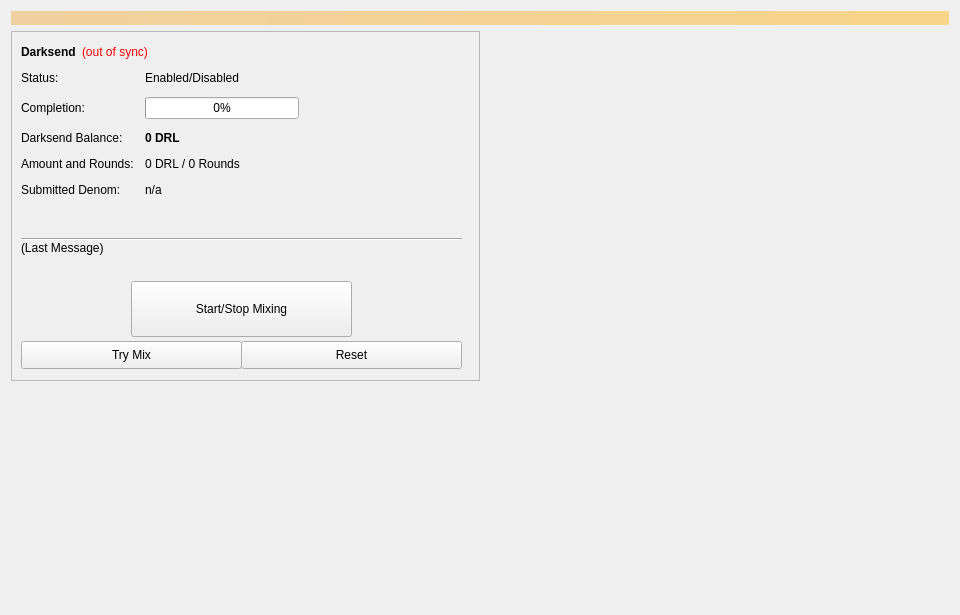
<?xml version="1.0" encoding="UTF-8"?>
<ui version="4.0">
 <class>Coinmix</class>
 <widget class="QWidget" name="Coinmix">
  <property name="geometry">
   <rect>
    <x>0</x>
    <y>0</y>
    <width>960</width>
    <height>615</height>
   </rect>
  </property>
  <property name="minimumSize">
   <size>
    <width>960</width>
    <height>0</height>
   </size>
  </property>
  <property name="windowTitle">
   <string>Form</string>
  </property>
  <layout class="QVBoxLayout" name="topLayout">
   <item>
    <widget class="QLabel" name="labelAlerts">
     <property name="visible">
      <bool>false</bool>
     </property>
     <property name="styleSheet">
      <string notr="true">background-color: qlineargradient(x1: 0, y1: 0, x2: 1, y2: 0, stop:0 #F0D0A0, stop:1 #F8D488); color:#000000;</string>
     </property>
     <property name="wordWrap">
      <bool>true</bool>
     </property>
     <property name="margin">
      <number>3</number>
     </property>
    </widget>
   </item>
   <item>
    <layout class="QHBoxLayout" name="horizontalLayout" stretch="1,1">
     <item>
      <layout class="QVBoxLayout" name="verticalLayout_2">
       <item>
        <widget class="QFrame" name="frameDarksend">
         <property name="minimumSize">
          <size>
           <width>0</width>
           <height>350</height>
          </size>
         </property>
         <property name="layoutDirection">
          <enum>Qt::LeftToRight</enum>
         </property>
         <property name="frameShape">
          <enum>QFrame::StyledPanel</enum>
         </property>
         <property name="frameShadow">
          <enum>QFrame::Raised</enum>
         </property>
         <widget class="QWidget" name="formLayoutWidget">
          <property name="geometry">
           <rect>
            <x>10</x>
            <y>40</y>
            <width>451</width>
            <height>161</height>
           </rect>
          </property>
          <layout class="QFormLayout" name="formLayout">
           <property name="fieldGrowthPolicy">
            <enum>QFormLayout::AllNonFixedFieldsGrow</enum>
           </property>
           <property name="horizontalSpacing">
            <number>11</number>
           </property>
           <property name="verticalSpacing">
            <number>12</number>
           </property>
           <item row="0" column="0">
            <widget class="QLabel" name="label_6">
             <property name="text">
              <string>Status:</string>
             </property>
            </widget>
           </item>
           <item row="1" column="0">
            <widget class="QLabel" name="label_7">
             <property name="text">
              <string>Completion:</string>
             </property>
            </widget>
           </item>
           <item row="1" column="1">
            <widget class="QProgressBar" name="DarksendProgress">
             <property name="maximumSize">
              <size>
               <width>154</width>
               <height>16777215</height>
              </size>
             </property>
             <property name="value">
              <number>0</number>
             </property>
            </widget>
           </item>
           <item row="2" column="0">
            <widget class="QLabel" name="labelAnonymizedText">
             <property name="text">
              <string>Darksend Balance:</string>
             </property>
            </widget>
           </item>
           <item row="2" column="1">
            <widget class="QLabel" name="labelAnonymized">
             <property name="font">
              <font>
               <weight>75</weight>
               <bold>true</bold>
              </font>
             </property>
             <property name="text">
              <string notr="true">0 DRL</string>
             </property>
            </widget>
           </item>
           <item row="3" column="0">
            <widget class="QLabel" name="label_8">
             <property name="text">
              <string>Amount and Rounds:</string>
             </property>
            </widget>
           </item>
           <item row="3" column="1">
            <widget class="QLabel" name="labelAmountRounds">
             <property name="text">
              <string>0 DRL / 0 Rounds</string>
             </property>
            </widget>
           </item>
           <item row="4" column="0">
            <widget class="QLabel" name="label_9">
             <property name="text">
              <string>Submitted Denom:</string>
             </property>
            </widget>
           </item>
           <item row="4" column="1">
            <widget class="QLabel" name="labelSubmittedDenom">
             <property name="toolTip">
              <string>The denominations you submitted to the Masternode.&lt;br&gt;To mix, other users must submit the exact same denominations.</string>
             </property>
             <property name="text">
              <string>n/a</string>
             </property>
            </widget>
           </item>
           <item row="0" column="1">
            <widget class="QLabel" name="DarksendEnabled">
             <property name="text">
              <string>Enabled/Disabled</string>
             </property>
            </widget>
           </item>
          </layout>
         </widget>
         <widget class="QPushButton" name="runAutoDenom">
          <property name="geometry">
           <rect>
            <x>251</x>
            <y>17</y>
            <width>1</width>
            <height>1</height>
           </rect>
          </property>
          <property name="palette">
           <palette>
            <active>
             <colorrole role="WindowText">
              <brush brushstyle="SolidPattern">
               <color alpha="255">
                <red>0</red>
                <green>0</green>
                <blue>0</blue>
               </color>
              </brush>
             </colorrole>
             <colorrole role="Button">
              <brush brushstyle="SolidPattern">
               <color alpha="255">
                <red>239</red>
                <green>238</green>
                <blue>238</blue>
               </color>
              </brush>
             </colorrole>
             <colorrole role="Light">
              <brush brushstyle="SolidPattern">
               <color alpha="255">
                <red>255</red>
                <green>255</green>
                <blue>255</blue>
               </color>
              </brush>
             </colorrole>
             <colorrole role="Midlight">
              <brush brushstyle="SolidPattern">
               <color alpha="255">
                <red>247</red>
                <green>246</green>
                <blue>246</blue>
               </color>
              </brush>
             </colorrole>
             <colorrole role="Dark">
              <brush brushstyle="SolidPattern">
               <color alpha="255">
                <red>119</red>
                <green>119</green>
                <blue>119</blue>
               </color>
              </brush>
             </colorrole>
             <colorrole role="Mid">
              <brush brushstyle="SolidPattern">
               <color alpha="255">
                <red>159</red>
                <green>159</green>
                <blue>159</blue>
               </color>
              </brush>
             </colorrole>
             <colorrole role="Text">
              <brush brushstyle="SolidPattern">
               <color alpha="255">
                <red>0</red>
                <green>0</green>
                <blue>0</blue>
               </color>
              </brush>
             </colorrole>
             <colorrole role="BrightText">
              <brush brushstyle="SolidPattern">
               <color alpha="255">
                <red>255</red>
                <green>255</green>
                <blue>255</blue>
               </color>
              </brush>
             </colorrole>
             <colorrole role="ButtonText">
              <brush brushstyle="SolidPattern">
               <color alpha="255">
                <red>0</red>
                <green>0</green>
                <blue>0</blue>
               </color>
              </brush>
             </colorrole>
             <colorrole role="Base">
              <brush brushstyle="SolidPattern">
               <color alpha="255">
                <red>255</red>
                <green>255</green>
                <blue>255</blue>
               </color>
              </brush>
             </colorrole>
             <colorrole role="Window">
              <brush brushstyle="SolidPattern">
               <color alpha="255">
                <red>239</red>
                <green>238</green>
                <blue>238</blue>
               </color>
              </brush>
             </colorrole>
             <colorrole role="Shadow">
              <brush brushstyle="SolidPattern">
               <color alpha="255">
                <red>0</red>
                <green>0</green>
                <blue>0</blue>
               </color>
              </brush>
             </colorrole>
             <colorrole role="AlternateBase">
              <brush brushstyle="SolidPattern">
               <color alpha="255">
                <red>247</red>
                <green>246</green>
                <blue>246</blue>
               </color>
              </brush>
             </colorrole>
             <colorrole role="ToolTipBase">
              <brush brushstyle="SolidPattern">
               <color alpha="255">
                <red>255</red>
                <green>255</green>
                <blue>220</blue>
               </color>
              </brush>
             </colorrole>
             <colorrole role="ToolTipText">
              <brush brushstyle="SolidPattern">
               <color alpha="255">
                <red>0</red>
                <green>0</green>
                <blue>0</blue>
               </color>
              </brush>
             </colorrole>
            </active>
            <inactive>
             <colorrole role="WindowText">
              <brush brushstyle="SolidPattern">
               <color alpha="255">
                <red>0</red>
                <green>0</green>
                <blue>0</blue>
               </color>
              </brush>
             </colorrole>
             <colorrole role="Button">
              <brush brushstyle="SolidPattern">
               <color alpha="255">
                <red>239</red>
                <green>238</green>
                <blue>238</blue>
               </color>
              </brush>
             </colorrole>
             <colorrole role="Light">
              <brush brushstyle="SolidPattern">
               <color alpha="255">
                <red>255</red>
                <green>255</green>
                <blue>255</blue>
               </color>
              </brush>
             </colorrole>
             <colorrole role="Midlight">
              <brush brushstyle="SolidPattern">
               <color alpha="255">
                <red>247</red>
                <green>246</green>
                <blue>246</blue>
               </color>
              </brush>
             </colorrole>
             <colorrole role="Dark">
              <brush brushstyle="SolidPattern">
               <color alpha="255">
                <red>119</red>
                <green>119</green>
                <blue>119</blue>
               </color>
              </brush>
             </colorrole>
             <colorrole role="Mid">
              <brush brushstyle="SolidPattern">
               <color alpha="255">
                <red>159</red>
                <green>159</green>
                <blue>159</blue>
               </color>
              </brush>
             </colorrole>
             <colorrole role="Text">
              <brush brushstyle="SolidPattern">
               <color alpha="255">
                <red>0</red>
                <green>0</green>
                <blue>0</blue>
               </color>
              </brush>
             </colorrole>
             <colorrole role="BrightText">
              <brush brushstyle="SolidPattern">
               <color alpha="255">
                <red>255</red>
                <green>255</green>
                <blue>255</blue>
               </color>
              </brush>
             </colorrole>
             <colorrole role="ButtonText">
              <brush brushstyle="SolidPattern">
               <color alpha="255">
                <red>0</red>
                <green>0</green>
                <blue>0</blue>
               </color>
              </brush>
             </colorrole>
             <colorrole role="Base">
              <brush brushstyle="SolidPattern">
               <color alpha="255">
                <red>255</red>
                <green>255</green>
                <blue>255</blue>
               </color>
              </brush>
             </colorrole>
             <colorrole role="Window">
              <brush brushstyle="SolidPattern">
               <color alpha="255">
                <red>239</red>
                <green>238</green>
                <blue>238</blue>
               </color>
              </brush>
             </colorrole>
             <colorrole role="Shadow">
              <brush brushstyle="SolidPattern">
               <color alpha="255">
                <red>0</red>
                <green>0</green>
                <blue>0</blue>
               </color>
              </brush>
             </colorrole>
             <colorrole role="AlternateBase">
              <brush brushstyle="SolidPattern">
               <color alpha="255">
                <red>247</red>
                <green>246</green>
                <blue>246</blue>
               </color>
              </brush>
             </colorrole>
             <colorrole role="ToolTipBase">
              <brush brushstyle="SolidPattern">
               <color alpha="255">
                <red>255</red>
                <green>255</green>
                <blue>220</blue>
               </color>
              </brush>
             </colorrole>
             <colorrole role="ToolTipText">
              <brush brushstyle="SolidPattern">
               <color alpha="255">
                <red>0</red>
                <green>0</green>
                <blue>0</blue>
               </color>
              </brush>
             </colorrole>
            </inactive>
            <disabled>
             <colorrole role="WindowText">
              <brush brushstyle="SolidPattern">
               <color alpha="255">
                <red>119</red>
                <green>119</green>
                <blue>119</blue>
               </color>
              </brush>
             </colorrole>
             <colorrole role="Button">
              <brush brushstyle="SolidPattern">
               <color alpha="255">
                <red>239</red>
                <green>238</green>
                <blue>238</blue>
               </color>
              </brush>
             </colorrole>
             <colorrole role="Light">
              <brush brushstyle="SolidPattern">
               <color alpha="255">
                <red>255</red>
                <green>255</green>
                <blue>255</blue>
               </color>
              </brush>
             </colorrole>
             <colorrole role="Midlight">
              <brush brushstyle="SolidPattern">
               <color alpha="255">
                <red>247</red>
                <green>246</green>
                <blue>246</blue>
               </color>
              </brush>
             </colorrole>
             <colorrole role="Dark">
              <brush brushstyle="SolidPattern">
               <color alpha="255">
                <red>119</red>
                <green>119</green>
                <blue>119</blue>
               </color>
              </brush>
             </colorrole>
             <colorrole role="Mid">
              <brush brushstyle="SolidPattern">
               <color alpha="255">
                <red>159</red>
                <green>159</green>
                <blue>159</blue>
               </color>
              </brush>
             </colorrole>
             <colorrole role="Text">
              <brush brushstyle="SolidPattern">
               <color alpha="255">
                <red>119</red>
                <green>119</green>
                <blue>119</blue>
               </color>
              </brush>
             </colorrole>
             <colorrole role="BrightText">
              <brush brushstyle="SolidPattern">
               <color alpha="255">
                <red>255</red>
                <green>255</green>
                <blue>255</blue>
               </color>
              </brush>
             </colorrole>
             <colorrole role="ButtonText">
              <brush brushstyle="SolidPattern">
               <color alpha="255">
                <red>119</red>
                <green>119</green>
                <blue>119</blue>
               </color>
              </brush>
             </colorrole>
             <colorrole role="Base">
              <brush brushstyle="SolidPattern">
               <color alpha="255">
                <red>239</red>
                <green>238</green>
                <blue>238</blue>
               </color>
              </brush>
             </colorrole>
             <colorrole role="Window">
              <brush brushstyle="SolidPattern">
               <color alpha="255">
                <red>239</red>
                <green>238</green>
                <blue>238</blue>
               </color>
              </brush>
             </colorrole>
             <colorrole role="Shadow">
              <brush brushstyle="SolidPattern">
               <color alpha="255">
                <red>0</red>
                <green>0</green>
                <blue>0</blue>
               </color>
              </brush>
             </colorrole>
             <colorrole role="AlternateBase">
              <brush brushstyle="SolidPattern">
               <color alpha="255">
                <red>239</red>
                <green>238</green>
                <blue>238</blue>
               </color>
              </brush>
             </colorrole>
             <colorrole role="ToolTipBase">
              <brush brushstyle="SolidPattern">
               <color alpha="255">
                <red>255</red>
                <green>255</green>
                <blue>220</blue>
               </color>
              </brush>
             </colorrole>
             <colorrole role="ToolTipText">
              <brush brushstyle="SolidPattern">
               <color alpha="255">
                <red>0</red>
                <green>0</green>
                <blue>0</blue>
               </color>
              </brush>
             </colorrole>
            </disabled>
           </palette>
          </property>
          <property name="focusPolicy">
           <enum>Qt::NoFocus</enum>
          </property>
          <property name="autoFillBackground">
           <bool>true</bool>
          </property>
          <property name="text">
           <string/>
          </property>
          <property name="flat">
           <bool>true</bool>
          </property>
         </widget>
         <widget class="QPushButton" name="toggleDarksend">
          <property name="geometry">
           <rect>
            <x>120</x>
            <y>250</y>
            <width>221</width>
            <height>56</height>
           </rect>
          </property>
          <property name="sizePolicy">
           <sizepolicy hsizetype="MinimumExpanding" vsizetype="Fixed">
            <horstretch>0</horstretch>
            <verstretch>0</verstretch>
           </sizepolicy>
          </property>
          <property name="text">
           <string>Start/Stop Mixing</string>
          </property>
         </widget>
         <widget class="Line" name="lineLastMessage">
          <property name="geometry">
           <rect>
            <x>10</x>
            <y>200</y>
            <width>441</width>
            <height>16</height>
           </rect>
          </property>
          <property name="orientation">
           <enum>Qt::Horizontal</enum>
          </property>
         </widget>
         <widget class="QLabel" name="DarksendStatus">
          <property name="geometry">
           <rect>
            <x>10</x>
            <y>210</y>
            <width>451</width>
            <height>43</height>
           </rect>
          </property>
          <property name="minimumSize">
           <size>
            <width>288</width>
            <height>43</height>
           </size>
          </property>
          <property name="text">
           <string>(Last Message)</string>
          </property>
          <property name="alignment">
           <set>Qt::AlignLeading|Qt::AlignLeft|Qt::AlignTop</set>
          </property>
          <property name="wordWrap">
           <bool>true</bool>
          </property>
         </widget>
         <widget class="QPushButton" name="DarksendAuto">
          <property name="geometry">
           <rect>
            <x>10</x>
            <y>310</y>
            <width>221</width>
            <height>28</height>
           </rect>
          </property>
          <property name="sizePolicy">
           <sizepolicy hsizetype="MinimumExpanding" vsizetype="Fixed">
            <horstretch>0</horstretch>
            <verstretch>0</verstretch>
           </sizepolicy>
          </property>
          <property name="toolTip">
           <string>Try to manually submit a Darksend request.</string>
          </property>
          <property name="text">
           <string>Try Mix</string>
          </property>
         </widget>
         <widget class="QPushButton" name="DarksendReset">
          <property name="geometry">
           <rect>
            <x>230</x>
            <y>310</y>
            <width>221</width>
            <height>28</height>
           </rect>
          </property>
          <property name="sizePolicy">
           <sizepolicy hsizetype="MinimumExpanding" vsizetype="Fixed">
            <horstretch>0</horstretch>
            <verstretch>0</verstretch>
           </sizepolicy>
          </property>
          <property name="toolTip">
           <string>Reset the current status of Darksend (can interrupt Darksend if it's in the process of Mixing, which can cost you money!)</string>
          </property>
          <property name="autoFillBackground">
           <bool>false</bool>
          </property>
          <property name="text">
           <string>Reset</string>
          </property>
         </widget>
         <widget class="QWidget" name="layoutWidget">
          <property name="geometry">
           <rect>
            <x>10</x>
            <y>10</y>
            <width>431</width>
            <height>22</height>
           </rect>
          </property>
          <layout class="QHBoxLayout" name="horizontalLayout_5">
           <item>
            <widget class="QLabel" name="label_2">
             <property name="font">
              <font>
               <weight>75</weight>
               <bold>true</bold>
              </font>
             </property>
             <property name="text">
              <string>Darksend</string>
             </property>
            </widget>
           </item>
           <item>
            <widget class="QLabel" name="labelDarksendSyncStatus">
             <property name="toolTip">
              <string>The displayed information may be out of date. Your wallet automatically synchronizes with the DRL network after a connection is established, but this process has not completed yet.</string>
             </property>
             <property name="styleSheet">
              <string notr="true">QLabel { color: red; }</string>
             </property>
             <property name="text">
              <string notr="true">(out of sync)</string>
             </property>
             <property name="alignment">
              <set>Qt::AlignLeading|Qt::AlignLeft|Qt::AlignVCenter</set>
             </property>
            </widget>
           </item>
           <item>
            <spacer name="horizontalSpacer_4">
             <property name="orientation">
              <enum>Qt::Horizontal</enum>
             </property>
             <property name="sizeHint" stdset="0">
              <size>
               <width>40</width>
               <height>20</height>
              </size>
             </property>
            </spacer>
           </item>
          </layout>
         </widget>
        </widget>
       </item>
       <item>
        <spacer name="verticalSpacer">
         <property name="orientation">
          <enum>Qt::Vertical</enum>
         </property>
         <property name="sizeHint" stdset="0">
          <size>
           <width>20</width>
           <height>40</height>
          </size>
         </property>
        </spacer>
       </item>
      </layout>
     </item>
     <item>
      <layout class="QVBoxLayout" name="verticalLayout_3">
       <item>
        <spacer name="verticalSpacer_2">
         <property name="orientation">
          <enum>Qt::Vertical</enum>
         </property>
         <property name="sizeType">
          <enum>QSizePolicy::Expanding</enum>
         </property>
         <property name="sizeHint" stdset="0">
          <size>
           <width>20</width>
           <height>40</height>
          </size>
         </property>
        </spacer>
       </item>
      </layout>
     </item>
    </layout>
   </item>
  </layout>
 </widget>
 <resources/>
 <connections/>
</ui>
